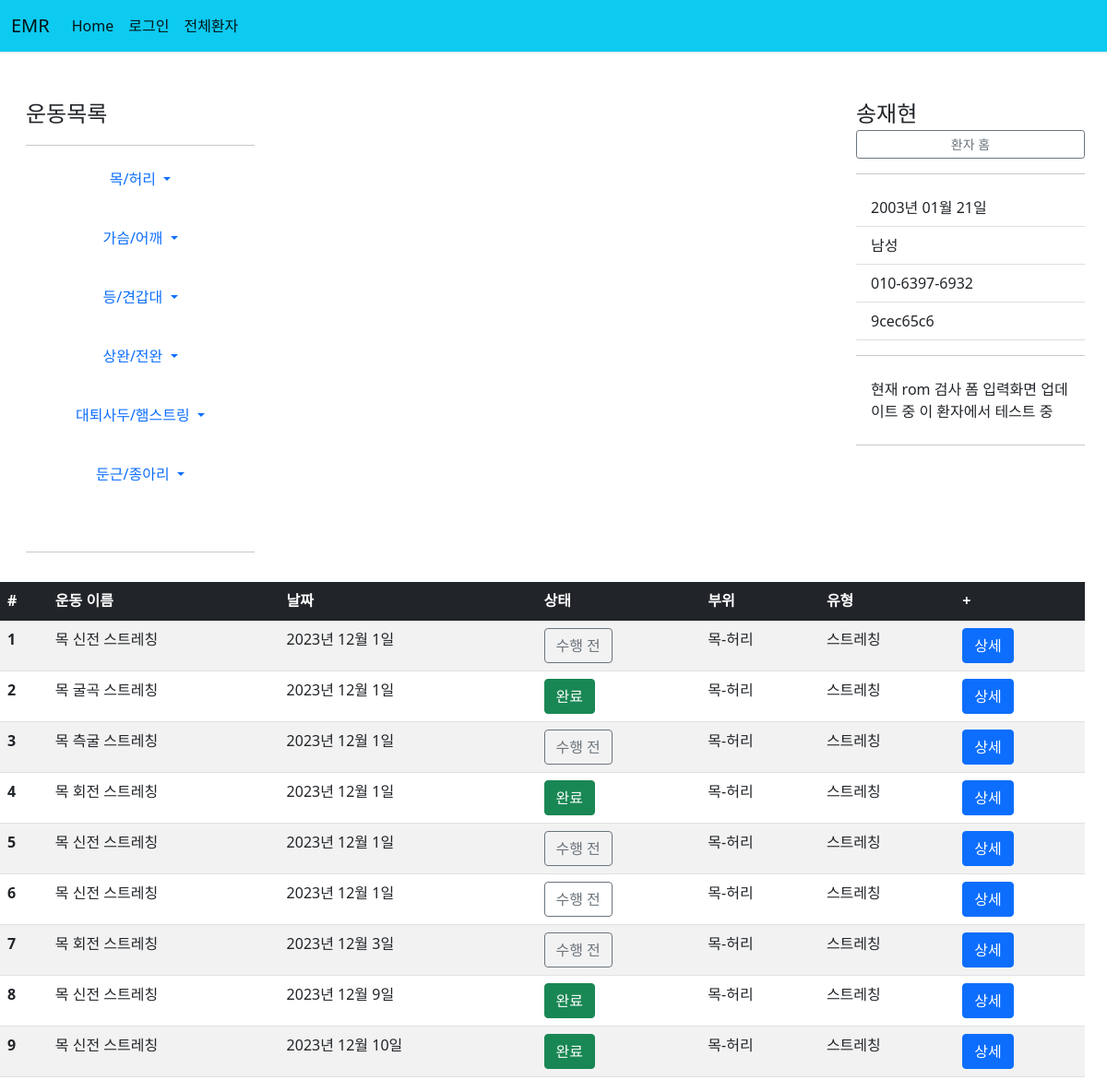
Screenshot of /patient/9cec65c6-f5e6-486e-b068-f70c82aa60aa/exercise/ with the database file from the repository.
### patient/models.py (models this page shows, shortened)
class Patient2(models.Model):
    id = models.CharField(primary_key=True, max_length=36, default=uuid.uuid4)
    name = models.CharField(max_length=10)
    front_resident = models.CharField(max_length=6)
    back_resident = models.CharField(max_length=1)
    phone = models.CharField(max_length=30)
    memo = models.TextField(default='memo')

class ExerciseList(models.Model):
    code = models.CharField(primary_key=True, max_length=36, default=uuid.uuid4)
    exercise = models.ForeignKey(Exercise, on_delete=models.CASCADE)
    patient = models.ForeignKey(Patient2, on_delete=models.CASCADE)
    date = models.DateField(default=timezone.now)
    count = models.IntegerField(default=0)
    set = models.IntegerField(default=1)
    time = models.IntegerField(default=0)
    weight = models.IntegerField(default=0)
    done = models.BooleanField(default=False)

class Exercise(models.Model):
    name = models.CharField(primary_key=True, max_length=30)
    part = models.ForeignKey(Part, on_delete=models.CASCADE)
    type = models.ForeignKey(ExerciseType, on_delete=models.CASCADE)
    link = models.URLField(default='https://blog.naver.com/smile86/221055278905')

class Part(models.Model):
    part = models.CharField(primary_key=True, max_length=10)

class ExerciseType(models.Model):
    type = models.CharField(primary_key=True, max_length=20)

### patient/views.py (the view)
# urls.py: path('<str:patient_id>/exercise/', views.exercise, name='exercise'),
def exercise(request, patient_id):
    patient = get_object_or_404(Patient2, pk=patient_id)
    exercise_list = ExerciseList.objects.filter(patient=patient_id)
    context = {'patient':patient, 'exercise_list':exercise_list}
    return render(request, 'patient/exercise.html', context)

### patient/templatetags/patient_filter.py (called while the page is built)
@register.filter
def back2(value):
    ans=''
    if int(value)%2==0:
        ans = '여성'
    else:
        ans = '남성'
    return ans

@register.filter
def birth2(value, back):
    if back=='3' or back=='4':
        year = '20'+value[:2]
    else:
        year = '19'+value[:2]
    birth = year+'년 '+value[2:4]+'월 '+value[4:]+'일'
    return birth

@register.filter
def id_cut(value):
    return value[:8]

### templates/patient/exercise.html (shortened to what this page needs)
{% extends "base.html" %}
{% load patient_filter %}
{% block content %}
<div class="container-fluid">
  <div class="row">
    <div class="col-md-4">
      <div class="d-flex flex-column flex-shrink-0 p-3" style="width: 280px;">
        <svg class="bi pe-none me-2" width="40" height="32"><use xlink:href="#bootstrap"/></svg>
        <span class="fs-4">운동목록</span>
        <hr>
        <ul class="nav nav-pills flex-column mb-auto text-center">
          <li>
            <a href="#" class="nav-link text-primary align-items-center text-decoration-none dropdown-toggle" data-bs-toggle="dropdown" aria-expanded="false">
              목/허리
            </a>
          </li>
          <br>
          <li>
            <a href="#" class="nav-link align-items-center text-decoration-none dropdown-toggle" data-bs-toggle="dropdown" aria-expanded="false">
              가슴/어깨
            </a>
          </li>
          <br>
          <li>
            <a href="#" class="nav-link align-items-center text-decoration-none dropdown-toggle" data-bs-toggle="dropdown" aria-expanded="false">
              등/견갑대
            </a>
          </li>
          <br>
          <li>
            <a href="#" class="nav-link align-items-center text-decoration-none dropdown-toggle" data-bs-toggle="dropdown" aria-expanded="false">
              상완/전완
            </a>
          </li>
          <br>
          <li>
            <a href="#" class="nav-link align-items-center text-decoration-none dropdown-toggle" data-bs-toggle="dropdown" aria-expanded="false">
              대퇴사두/햄스트링
            </a>
          </li>
          <br>
          <li>
            <a href="#" class="nav-link align-items-center text-decoration-none dropdown-toggle" data-bs-toggle="dropdown" aria-expanded="false">
              둔근/종아리
            </a>
          </li>
          <br>
          <br>
        </ul>
        <hr>
    </div>
    </div>
    <div class="col-md-5">
    </div>
    <div class="col-md-3">
      <div class="col-md-3">
        <div class="d-flex flex-column flex-shrink-0 p-3" style="width: 280px;">
            <svg class="bi pe-none me-2" width="40" height="32"><use xlink:href="#bootstrap"/></svg>
            <span class="fs-4">{{patient.name}}</span>
            <a href="{% url 'patient:detail' patient.id %}" class="btn  btn-sm btn-outline-secondary">환자 홈</a></span>
          <hr>
          <ul class="list-group list-group-flush">
            <li class="list-group-item">{{patient.front_resident|birth2:patient.back_resident}}</li>
            <li class="list-group-item">{{patient.back_resident|back2}}</li>
            <li class="list-group-item">{{patient.phone}}</li>
            <li class="list-group-item">{{patient.id|id_cut}}</li>
            <hr>
            <li class="list-group-item">{{patient.memo}}</li>
          </ul>
          <hr>
      </div>
    </div>
  </div>
  <div class="row">
    <table class="table table-border table-Secondary table-striped">
      <thead>
      <tr class="table-dark">
          <th scope="col">#</th>
          <th scope="col">운동 이름</th>
          <th scope="col">날짜</th>
          <th scope="col">상태</th>
          <th scope="col">부위</th>
          <th scope="col">유형</th>
          <th scope="col">+</th>
      </tr>
      </thead>
      <tbody>
      {% for exercise in exercise_list %}
      <tr>
          <th scope="row">{{forloop.counter}}</th>
          <td>{{exercise.exercise.name}}</td>
          <td>{{exercise.date}}</td>
          {% if exercise.done %}<td> <button type="button" class="btn btn-success">완료</button></td>
          {% else %}<td><button type="button" class="btn btn-outline-secondary">수행 전</button></td>{% endif %}
          <td>{{exercise.exercise.part.part}}</td>
          <td>{{exercise.exercise.type.type}}</td>
          <td><a class="btn btn-primary" href="{% url 'patient:detail' patient.id %}" role="button">상세</a></td>
      </tr>
      {% endfor %}
      </tbody>
    </table>
  </div>
</div>
{% endblock %}

### static/sidebars.css (style rules this page uses)
body { min-height: 100vh; min-height: -webkit-fill-available; }
html { height: -webkit-fill-available; }
.dropdown-toggle { outline: 0; }

### rows the page displays
Patient2: name "송재현", front_resident|birth2 "2003년 01월 21일", back_resident|back2 "남성", phone "010-6397-6932", id|id_cut "9cec65c6", memo "현재 rom 검사 폼 입력화면 업데이트 중 이 환자에서 테스트 중"
ExerciseList: exercise.name "목 신전 스트레칭", date "2023년 12월 1일", done "수행 전", exercise.part.part "목-허리", exercise.type.type "스트레칭"
ExerciseList: exercise.name "목 굴곡 스트레칭", date "2023년 12월 1일", done "완료", exercise.part.part "목-허리", exercise.type.type "스트레칭"
ExerciseList: exercise.name "목 측굴 스트레칭", date "2023년 12월 1일", done "수행 전", exercise.part.part "목-허리", exercise.type.type "스트레칭"
ExerciseList: exercise.name "목 회전 스트레칭", date "2023년 12월 1일", done "완료", exercise.part.part "목-허리", exercise.type.type "스트레칭"
ExerciseList: exercise.name "목 신전 스트레칭", date "2023년 12월 1일", done "수행 전", exercise.part.part "목-허리", exercise.type.type "스트레칭"
ExerciseList: exercise.name "목 신전 스트레칭", date "2023년 12월 1일", done "수행 전", exercise.part.part "목-허리", exercise.type.type "스트레칭"
ExerciseList: exercise.name "목 회전 스트레칭", date "2023년 12월 3일", done "수행 전", exercise.part.part "목-허리", exercise.type.type "스트레칭"
ExerciseList: exercise.name "목 신전 스트레칭", date "2023년 12월 9일", done "완료", exercise.part.part "목-허리", exercise.type.type "스트레칭"
ExerciseList: exercise.name "목 신전 스트레칭", date "2023년 12월 10일", done "완료", exercise.part.part "목-허리", exercise.type.type "스트레칭"
